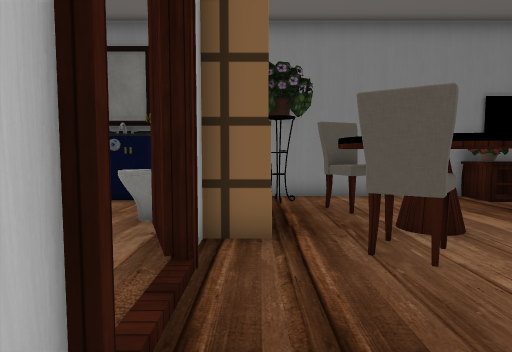
view 1 (above)

24 first-person views from a walk through a scene from a Unity 3-D project. The camera is 1.4 m above the floor, tilts 4° down and sees 75° across. Doors are open. The floor is counted in squares, 1 m on a side. Each view is taken from the middle of a square. On the plan, view 1 faces up. The plan holds only what a view shows up to about 15 squares ahead; the rest is blank. Some surface patterns are stand-ins.

view 2
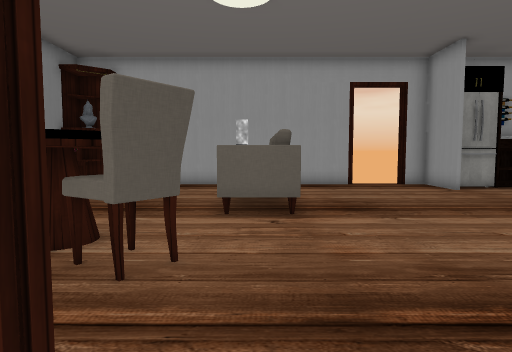

view 3
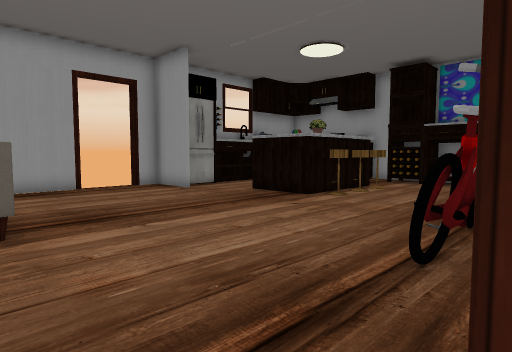

view 4
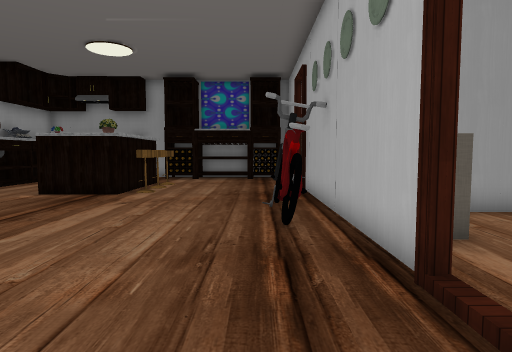

view 5
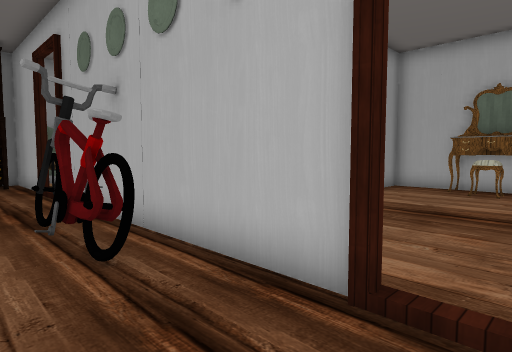

view 6
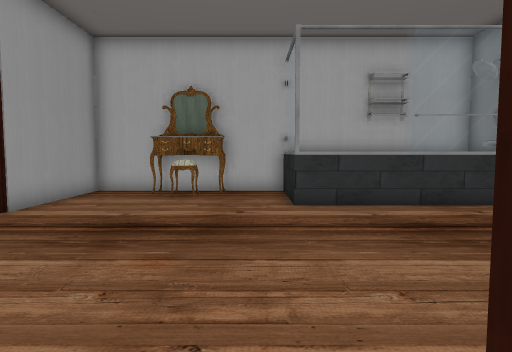

view 7
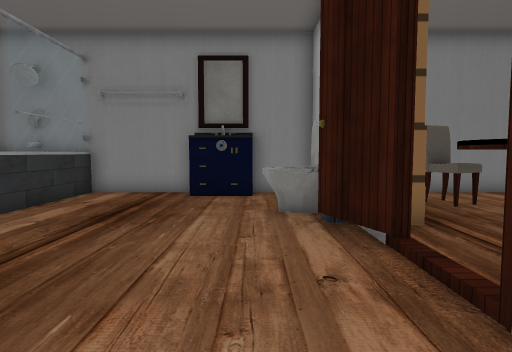

view 8
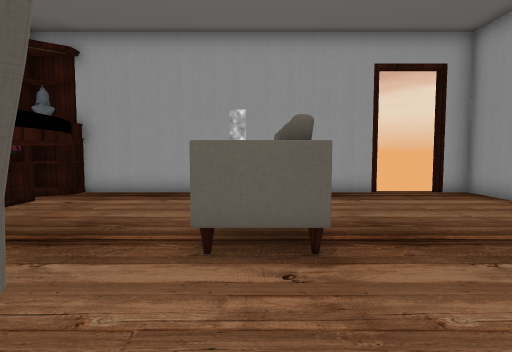

view 9
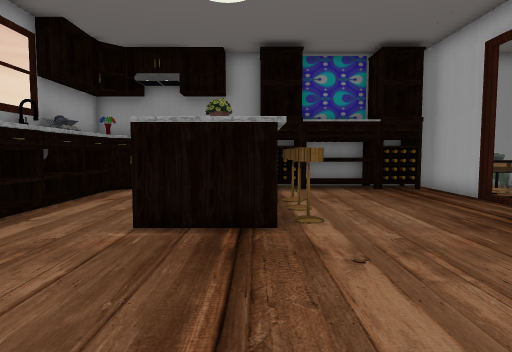

view 10
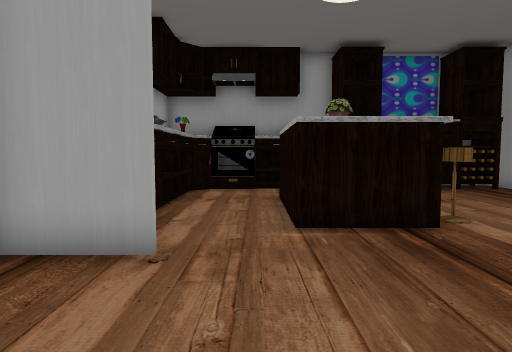

view 11
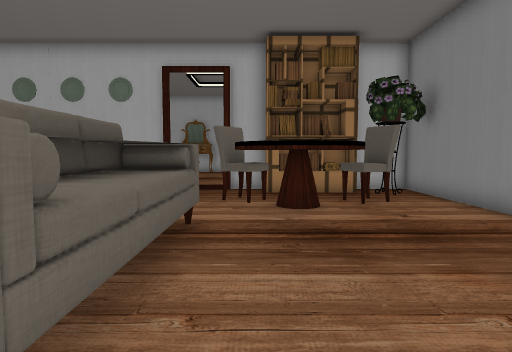

view 12
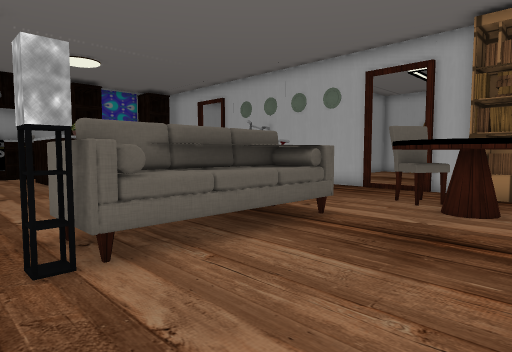

view 13
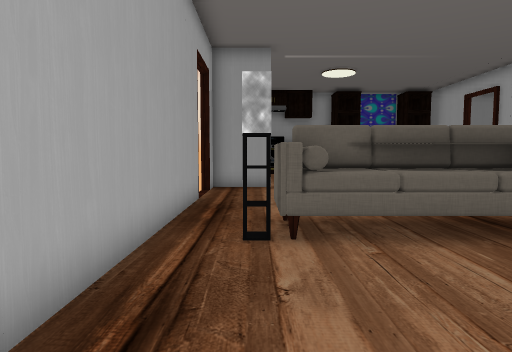

view 14
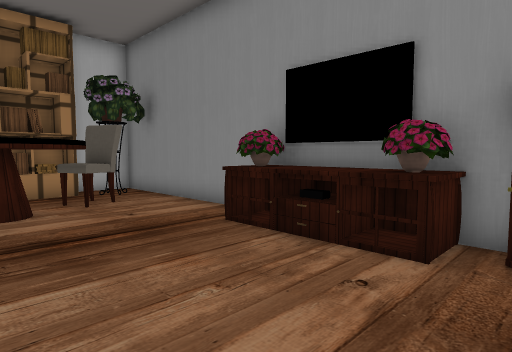

view 15
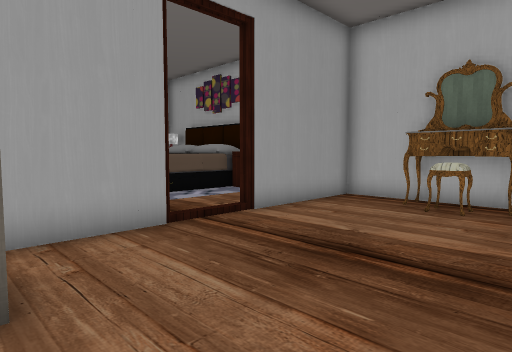

view 16
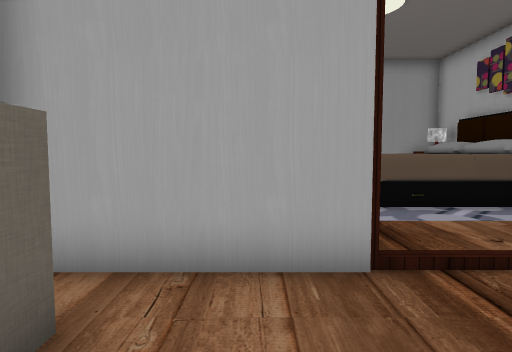

view 17
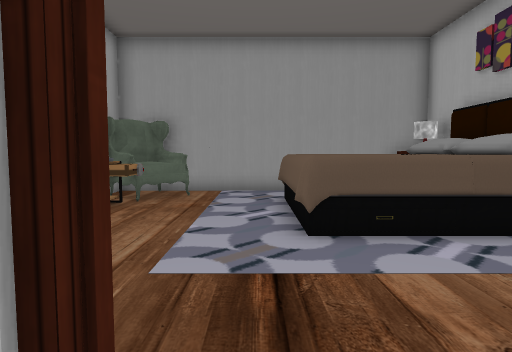

view 18
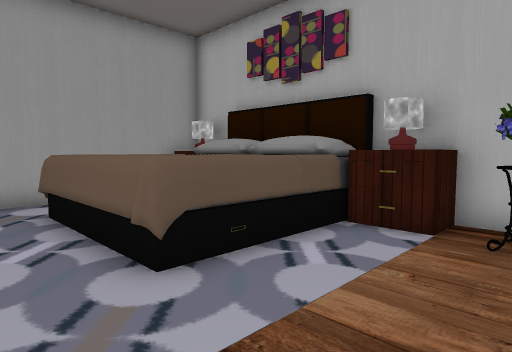

view 19
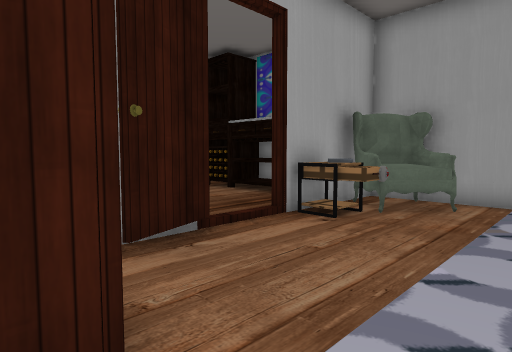

view 20
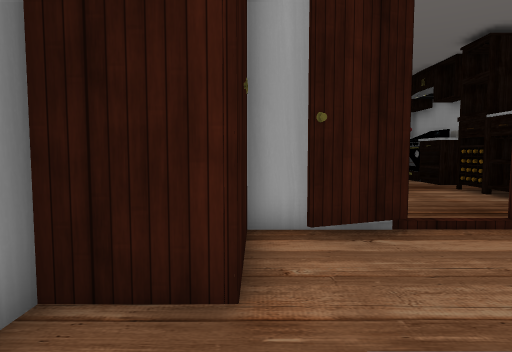

view 21
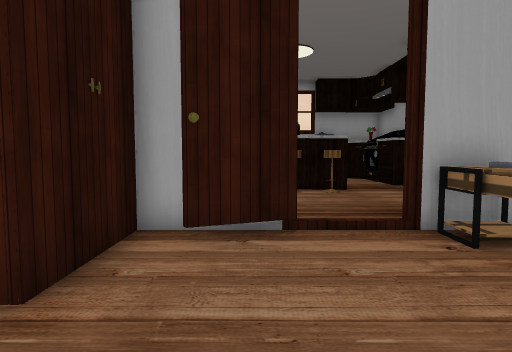

view 22
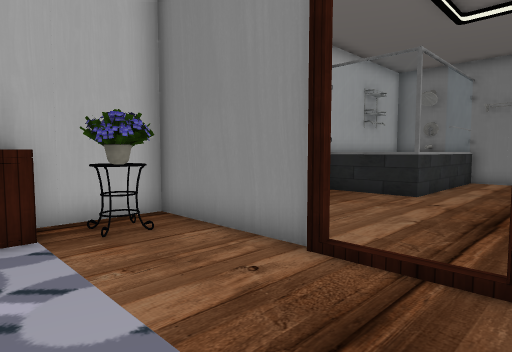

view 23
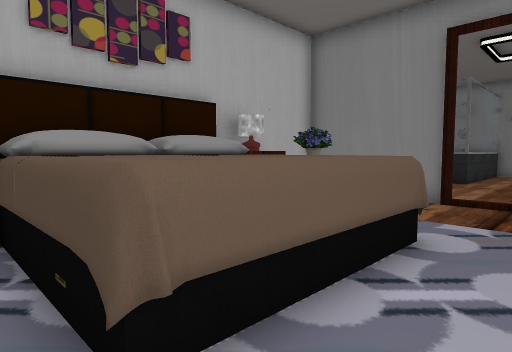

view 24
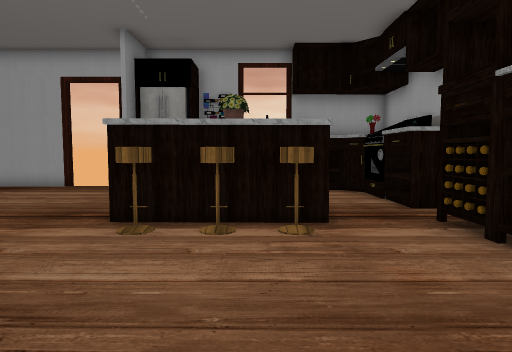

### Floor plan
Points are (right, up) in squares from view 1. A wall is a line through its corners. A room is listed if a view was taken in it or the views show most of it. See-through windows are left out.
Room 1 (views 1, 4, 5, 6, 8, 9, 10, 11, 12, 13, 14)
walls: (12.7, -1.3) (12.7, 9.1); (10.8, 3.8) (11.2, 3.8); (-0.9, 1.7) (-0.9, -7.5); (12.7, -4.5) (12.7, -3.4); (11.4, -8.7) (11.4, -7.1); (-0.9, 5.4) (-0.9, 3.8); (5.6, -10.5) (5.6, -6.1) (8.4, -6.1); (-0.9, -9.7) (-0.9, -14.2); (4.2, -12.7) (5.8, -12.7); (7.6, 10.8) (1.1, 10.8); (11.2, 10.8) (9.5, 10.8); (-0.4, -12.7) (1.2, -12.7)
ways out: opening at (-1, 2.5) to room 2; opening at (-1, -8.5) to room 3; opening at (10, -12); open door at (8.5, -13); open door at (11.1, -9.9); open door at (13, -2)
objects: bike (0, -5) to (0, -1); cabinet (2, -14) to (3, -13); chair (2, 4) to (2, 5); table (2, 5) to (5, 8); chair (2, 8) to (3, 9); stool (5, -10); stool (5, -8); stool (5, -7); sofa (5, 2) to (11, 4); table (7, 10) to (10, 10); fridge (11, -6) to (12, -5); cabinet (11, 9) to (12, 10); other object (12, -7); other object (12, -5)
Room 2 (views 2, 3, 7, 15, 16, 17)
walls: (-1, 3.6) (-1.6, 5.2); (-1.1, 1.7) (-0.9, 1.7); (-11.2, 1.9) (-11.2, -0.1); (-5.2, 10.8) (-8.9, 10.8); (-5.5, -2.8) (-0.8, -2.8); (-12.2, 4) (-12.2, -3); (-12, 1) (-12, 0.4) (-11.2, 0.4) (-11, -0.5); (-8.8, 10.7) (-8.8, 4) (-12.1, 4); (-1, 10.8) (-3.1, 10.8); (1.1, 10.8) (-0.9, 10.8) (-0.9, 8.9); (-12.3, -2.8) (-7.6, -2.8)
ways out: opening at (-1, 2.5) to room 1; open door at (-6.5, -3) to room 3
objects: chair (-11, 1); other object (-5, 10) to (-3, 10); toilet (-3, 7) to (-2, 7); other object (-2, -1) to (-2, 0); other object (-2, 6) to (-1, 6); shelf (0, 5) to (0, 9)
Room 3 (views 18, 19, 20, 21, 22, 23, 24)
walls: (-1, -7.8) (-1.8, -5.9); (-7.8, -3) (-12.2, -3) (-12.2, -6.5); (-1, -14.1) (-1, -9.8); (-12.2, -14.2) (-3.5, -14.2)
ways out: opening at (-1, -8.5) to room 1; open door at (-6.5, -3) to room 2
objects: other object (-12, -14) to (-11, -12); bed (-12, -12) to (-7, -8); table (-12, -7) to (-11, -6); other object (-11, -5); other object (-4, -14) to (-2, -12); table (-3, -11) to (-2, -10); other object (-2, -11)

Positions as (right, up) in squares from view 1, and headings:
1: (0, 0), facing up
2: (-2, 3), facing right
3: (-1, 3), facing down-right
4: (1, 5), facing down
5: (2, 3), facing down-left
6: (0, 3), facing left
7: (-3, -1), facing up
8: (1, 3), facing right
9: (6, 0), facing down
10: (9, 0), facing down
11: (12, 5), facing left
12: (12, 8), facing down-left
13: (11, 9), facing down
14: (12, 5), facing up-left
15: (-2, 3), facing down-left
16: (-4, 1), facing down
17: (-6, -2), facing down
18: (-5, -4), facing down-left
19: (-6, -4), facing down-right
20: (-7, -5), facing right
21: (-7, -7), facing right
22: (-5, -7), facing up-left
23: (-5, -13), facing up-left
24: (-1, -9), facing right
